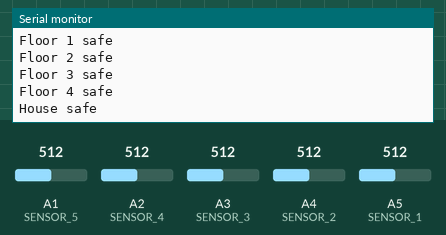
Simulated run of this sketch. Board: Arduino Uno, built with avr-gcc and run on an emulated ATmega328P. Shown: the last lines printed to the serial monitor. The inputs (shaded band) are chosen by the test bench; at power-on: A1 (SENSOR_5) = 512, A2 (SENSOR_4) = 512, A4 (SENSOR_2) = 512, A3 (SENSOR_3) = 512, A5 (SENSOR_1) = 512.

Above: at 1.2 s.
1.3 s: A1 (SENSOR_5) set to 106
4.3 s: A1 (SENSOR_5) set to 89
At 4.74 s:
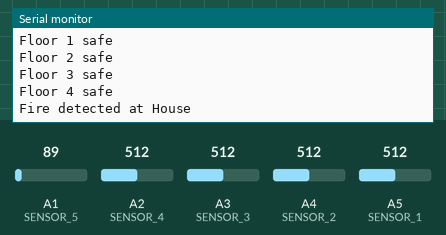
6.3 s: A2 (SENSOR_4) set to 104
9.3 s: A2 (SENSOR_4) set to 93
At 9.76 s:
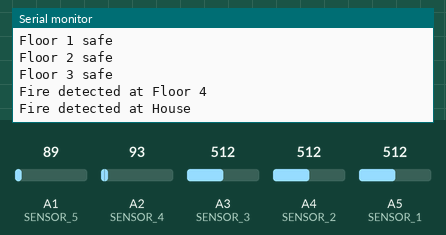
11.3 s: A4 (SENSOR_2) set to 104
12.8 s: A4 (SENSOR_2) set to 90
Timing chart, 0 to 15.8 s (numbered marks = the images above; inputs shaded):
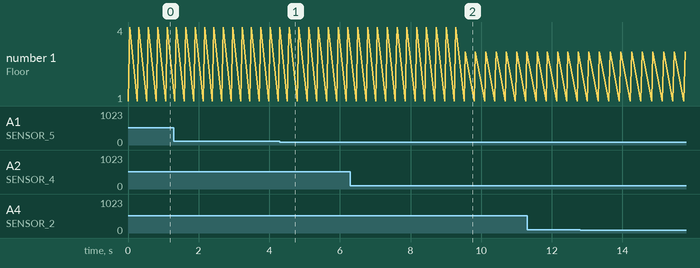

The sketch:

uno_fire_sensor.ino
```cpp
/*
 * Earthquake and Fire Simulation System
 * File: uno_fire_sensor.ino
 * Board: Arduino Uno (Fire Sensor Node)
 *
 * Responsibilities:
 *  - Reads 5 IR flame sensors (one per floor + house)
 *  - Applies a hold timer so a detection stays active for a brief period
 *    even if the sensor briefly loses the flame signal
 *  - Transmits fire zone states to the Main Mega via SoftwareSerial
 */

#include <SoftwareSerial.h>

SoftwareSerial dataOut(6, 7);  // RX, TX → to Main Mega Serial1

// ── Flame sensor analog pins ──────────────────────────────────────────────────
// Sensors output LOW voltage when flame is detected
#define SENSOR_1 A5  // Floor 1
#define SENSOR_2 A4  // Floor 2
#define SENSOR_3 A3  // Floor 3
#define SENSOR_4 A2  // Floor 4
#define SENSOR_5 A1  // House

// Detection threshold: sensor reads below this value → fire detected
#define FIRE_THRESHOLD 100

// ── Fire zone states ──────────────────────────────────────────────────────────
int f1 = 0, f2 = 0, f3 = 0, f4 = 0, f5 = 0;

// ── Hold timers (keep zone active for N cycles after sensor clears) ───────────
// Floors 1–4 hold for 22 cycles; house (f5) holds for 14 cycles
int hold1 = 0, hold2 = 0, hold3 = 0, hold4 = 0, hold5 = 0;
const int HOLD_CYCLES_FLOOR = 22;
const int HOLD_CYCLES_HOUSE = 14;

void setup() {
  Serial.begin(9600);
  dataOut.begin(9600);
}

void loop() {
  // ── Read sensors ────────────────────────────────────────────────────────────
  int raw1 = analogRead(SENSOR_1);
  int raw2 = analogRead(SENSOR_2);
  int raw3 = analogRead(SENSOR_3);
  int raw4 = analogRead(SENSOR_4);
  int raw5 = analogRead(SENSOR_5);

  // ── Detect and apply hold logic ─────────────────────────────────────────────
  f1 = detectFire(raw1, f1, hold1, HOLD_CYCLES_FLOOR, "Floor 1");
  f2 = detectFire(raw2, f2, hold2, HOLD_CYCLES_FLOOR, "Floor 2");
  f3 = detectFire(raw3, f3, hold3, HOLD_CYCLES_FLOOR, "Floor 3");
  f4 = detectFire(raw4, f4, hold4, HOLD_CYCLES_FLOOR, "Floor 4");
  f5 = detectFire(raw5, f5, hold5, HOLD_CYCLES_HOUSE,  "House");

  // ── Transmit zone states to Main Mega ───────────────────────────────────────
  dataOut.print(f1); dataOut.print("A");
  dataOut.print(f2); dataOut.print("B");
  dataOut.print(f3); dataOut.print("C");
  dataOut.print(f4); dataOut.print("D");
  dataOut.print(f5); dataOut.print("E");
  dataOut.print("\n");

  delay(250);
}

// ── Helper: evaluate one sensor with hold timer ───────────────────────────────
// Returns the updated fire state (0 or 1) and updates the hold counter by ref.
int detectFire(int raw, int currentState, int &hold, int maxHold, const char* label) {
  if (raw < FIRE_THRESHOLD) {
    // Active detection — set state and reset hold timer
    Serial.print("Fire detected at "); Serial.println(label);
    hold = 1;
    return 1;
  } else {
    Serial.print(label); Serial.println(" safe");

    if (hold > 0) {
      hold++;
      if (hold < maxHold) {
        return 1;  // still within hold window
      } else {
        hold = 0;  // hold expired
        return 0;
      }
    }
    return 0;
  }
}
```

Measured:
- the behaviour switches between 100 and 99 on A1 (SENSOR_5) (found by bisection; images 0 and 1)
- after the input at 4.3 s, the serial monitor: prints a new line after 0.27 s (image 1)
- after the input at 9.3 s, the serial monitor: prints a new line after 0.26 s (image 2)
